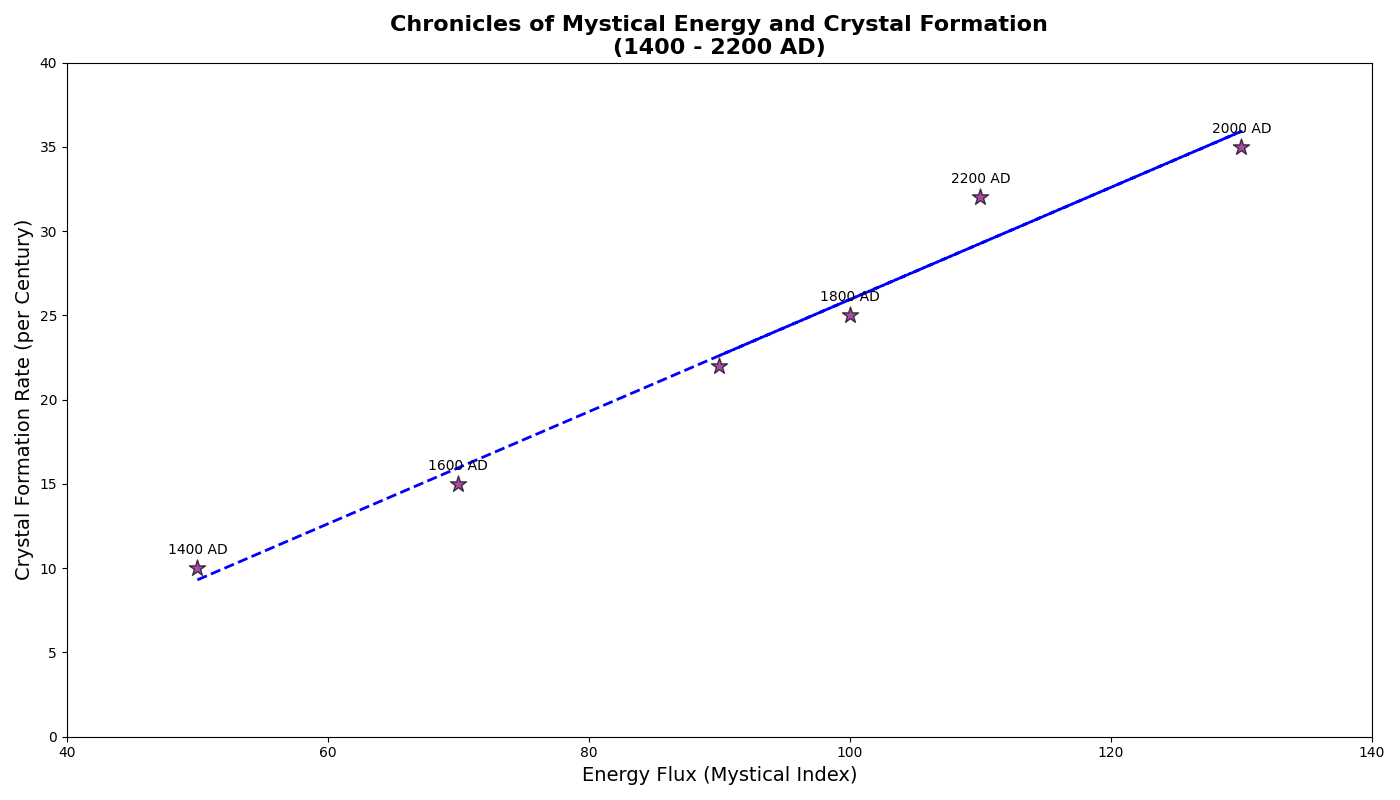

This chart was generated by the following Python code:
import numpy as np
import matplotlib.pyplot as plt

centuries = np.arange(1400, 2300, 200)
energy_flux = np.array([50, 70, 100, 130, 110, 90])
crystal_formation = np.array([10, 15, 25, 35, 32, 22])

fig, ax = plt.subplots(figsize=(14, 8))

ax.scatter(energy_flux, crystal_formation, color='purple', edgecolor='black', s=150, marker='*', alpha=0.7)

ax.set_title("Chronicles of Mystical Energy and Crystal Formation\n(1400 - 2200 AD)", fontsize=16, fontweight='bold')
ax.set_xlabel("Energy Flux (Mystical Index)", fontsize=14)
ax.set_ylabel("Crystal Formation Rate (per Century)", fontsize=14)

for i, century in enumerate(centuries):
    ax.annotate(f'{century} AD', (energy_flux[i], crystal_formation[i]), textcoords="offset points", xytext=(0, 10), ha='center', fontsize=10)

fit = np.polyfit(energy_flux, crystal_formation, 1)
fit_fn = np.poly1d(fit)
ax.plot(energy_flux, fit_fn(energy_flux), color='blue', linestyle='--', linewidth=2)

ax.set_xticks(np.arange(40, 141, 20))
ax.set_yticks(np.arange(0, 41, 5))

plt.tight_layout()
plt.show()
